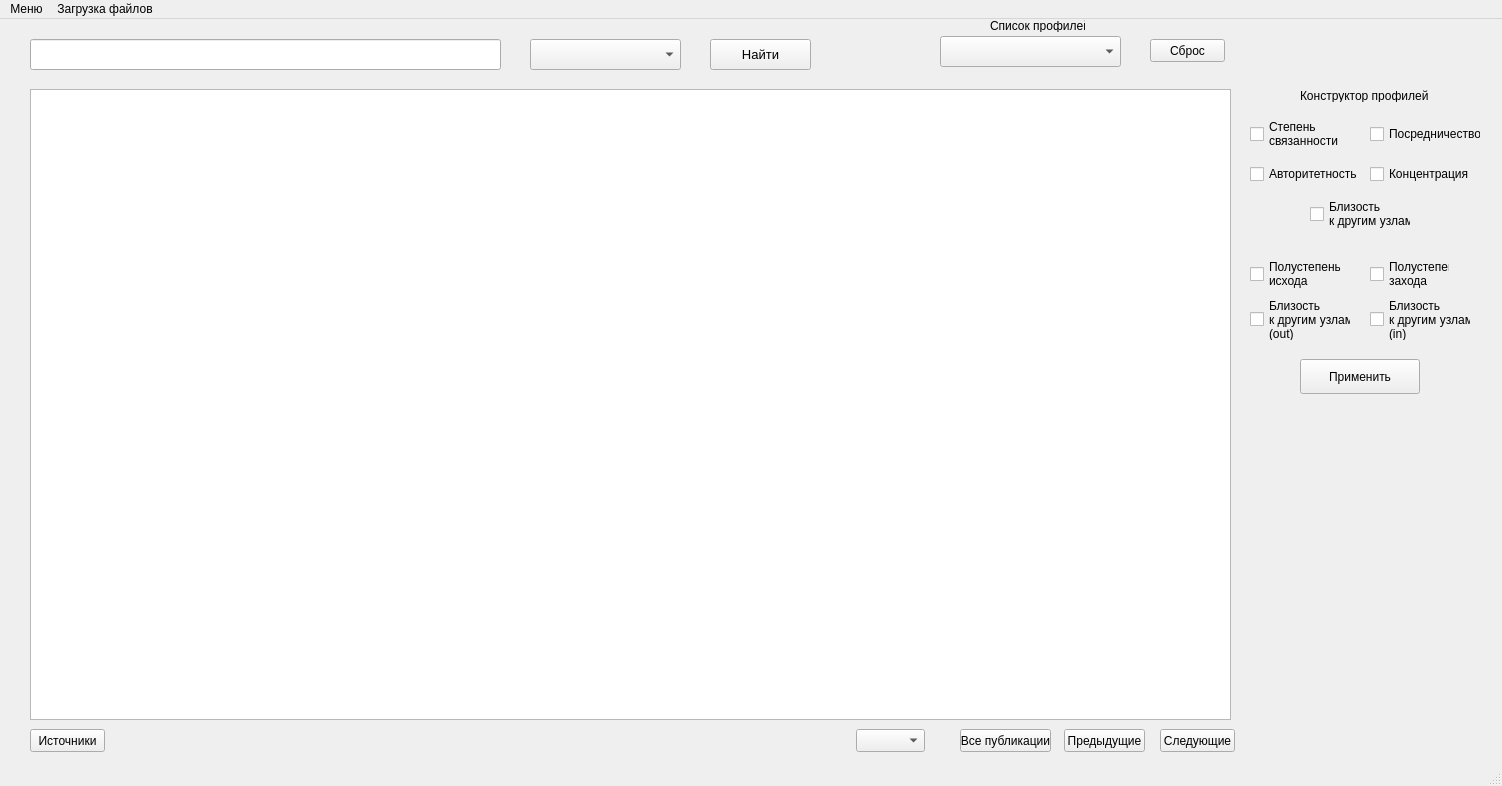
<?xml version="1.0" encoding="UTF-8"?>
<ui version="4.0">
 <class>MainWindow</class>
 <widget class="QMainWindow" name="MainWindow">
  <property name="geometry">
   <rect>
    <x>0</x>
    <y>0</y>
    <width>1502</width>
    <height>786</height>
   </rect>
  </property>
  <property name="windowTitle">
   <string>Генератор списка источников информации в сетях цитирования</string>
  </property>
  <property name="documentMode">
   <bool>false</bool>
  </property>
  <widget class="QWidget" name="centralwidget">
   <widget class="QComboBox" name="comboBox">
    <property name="geometry">
     <rect>
      <x>940</x>
      <y>17</y>
      <width>181</width>
      <height>31</height>
     </rect>
    </property>
    <property name="font">
     <font>
      <pointsize>10</pointsize>
     </font>
    </property>
    <property name="statusTip">
     <string/>
    </property>
    <property name="whatsThis">
     <string>Профили</string>
    </property>
    <property name="editable">
     <bool>false</bool>
    </property>
    <property name="currentText">
     <string/>
    </property>
   </widget>
   <widget class="QTableWidget" name="tableWidget">
    <property name="geometry">
     <rect>
      <x>30</x>
      <y>70</y>
      <width>1201</width>
      <height>631</height>
     </rect>
    </property>
    <property name="editTriggers">
     <set>QAbstractItemView::NoEditTriggers</set>
    </property>
    <property name="dragDropOverwriteMode">
     <bool>false</bool>
    </property>
    <property name="sortingEnabled">
     <bool>false</bool>
    </property>
    <attribute name="horizontalHeaderVisible">
     <bool>true</bool>
    </attribute>
    <attribute name="horizontalHeaderHighlightSections">
     <bool>true</bool>
    </attribute>
    <attribute name="verticalHeaderVisible">
     <bool>true</bool>
    </attribute>
    <attribute name="verticalHeaderHighlightSections">
     <bool>true</bool>
    </attribute>
   </widget>
   <widget class="QLineEdit" name="lineEdit">
    <property name="geometry">
     <rect>
      <x>30</x>
      <y>20</y>
      <width>471</width>
      <height>31</height>
     </rect>
    </property>
    <property name="inputMask">
     <string/>
    </property>
    <property name="text">
     <string/>
    </property>
    <property name="placeholderText">
     <string/>
    </property>
    <property name="clearButtonEnabled">
     <bool>true</bool>
    </property>
   </widget>
   <widget class="QPushButton" name="pushButton">
    <property name="geometry">
     <rect>
      <x>710</x>
      <y>20</y>
      <width>101</width>
      <height>31</height>
     </rect>
    </property>
    <property name="font">
     <font>
      <pointsize>10</pointsize>
     </font>
    </property>
    <property name="text">
     <string>Найти</string>
    </property>
   </widget>
   <widget class="QComboBox" name="comboBox_2">
    <property name="geometry">
     <rect>
      <x>530</x>
      <y>20</y>
      <width>151</width>
      <height>31</height>
     </rect>
    </property>
    <property name="font">
     <font>
      <pointsize>10</pointsize>
     </font>
    </property>
   </widget>
   <widget class="QLabel" name="label">
    <property name="geometry">
     <rect>
      <x>990</x>
      <y>0</y>
      <width>95</width>
      <height>13</height>
     </rect>
    </property>
    <property name="text">
     <string>Список профилей</string>
    </property>
   </widget>
   <widget class="QPushButton" name="next_button">
    <property name="geometry">
     <rect>
      <x>1160</x>
      <y>710</y>
      <width>75</width>
      <height>23</height>
     </rect>
    </property>
    <property name="text">
     <string>Следующие</string>
    </property>
   </widget>
   <widget class="QPushButton" name="previous_button">
    <property name="geometry">
     <rect>
      <x>1064</x>
      <y>710</y>
      <width>81</width>
      <height>23</height>
     </rect>
    </property>
    <property name="text">
     <string>Предыдущие</string>
    </property>
   </widget>
   <widget class="QPushButton" name="all_articles">
    <property name="geometry">
     <rect>
      <x>1150</x>
      <y>20</y>
      <width>75</width>
      <height>23</height>
     </rect>
    </property>
    <property name="text">
     <string>Сброс</string>
    </property>
   </widget>
   <widget class="QPushButton" name="pushButton_2">
    <property name="geometry">
     <rect>
      <x>30</x>
      <y>710</y>
      <width>75</width>
      <height>23</height>
     </rect>
    </property>
    <property name="text">
     <string>Источники</string>
    </property>
   </widget>
   <widget class="QCheckBox" name="degree_checkBox">
    <property name="geometry">
     <rect>
      <x>1250</x>
      <y>100</y>
      <width>91</width>
      <height>30</height>
     </rect>
    </property>
    <property name="text">
     <string>Степень 
связанности</string>
    </property>
   </widget>
   <widget class="QCheckBox" name="betw_checkBox_2">
    <property name="geometry">
     <rect>
      <x>1370</x>
      <y>100</y>
      <width>111</width>
      <height>30</height>
     </rect>
    </property>
    <property name="text">
     <string>Посредничество</string>
    </property>
   </widget>
   <widget class="QCheckBox" name="auth_checkBox_3">
    <property name="geometry">
     <rect>
      <x>1250</x>
      <y>140</y>
      <width>111</width>
      <height>30</height>
     </rect>
    </property>
    <property name="text">
     <string>Авторитетность</string>
    </property>
   </widget>
   <widget class="QCheckBox" name="hub_checkBox_4">
    <property name="geometry">
     <rect>
      <x>1370</x>
      <y>140</y>
      <width>101</width>
      <height>30</height>
     </rect>
    </property>
    <property name="text">
     <string>Концентрация</string>
    </property>
   </widget>
   <widget class="QCheckBox" name="clos_checkBox_5">
    <property name="geometry">
     <rect>
      <x>1310</x>
      <y>180</y>
      <width>101</width>
      <height>30</height>
     </rect>
    </property>
    <property name="text">
     <string>Близость
к другим узлам</string>
    </property>
   </widget>
   <widget class="QCheckBox" name="deg_out_checkBox_6">
    <property name="geometry">
     <rect>
      <x>1250</x>
      <y>240</y>
      <width>91</width>
      <height>30</height>
     </rect>
    </property>
    <property name="text">
     <string>Полустепень
исхода</string>
    </property>
   </widget>
   <widget class="QLabel" name="label_2">
    <property name="geometry">
     <rect>
      <x>1300</x>
      <y>70</y>
      <width>130</width>
      <height>13</height>
     </rect>
    </property>
    <property name="text">
     <string>Конструктор профилей</string>
    </property>
   </widget>
   <widget class="QCheckBox" name="deg_in_checkBox_7">
    <property name="geometry">
     <rect>
      <x>1370</x>
      <y>240</y>
      <width>80</width>
      <height>30</height>
     </rect>
    </property>
    <property name="text">
     <string>Полустепень 
захода</string>
    </property>
   </widget>
   <widget class="QCheckBox" name="clos_out_checkBox_8">
    <property name="geometry">
     <rect>
      <x>1250</x>
      <y>280</y>
      <width>101</width>
      <height>41</height>
     </rect>
    </property>
    <property name="text">
     <string>Близость
к другим узлам
(out)</string>
    </property>
   </widget>
   <widget class="QCheckBox" name="clos_in_checkBox_9">
    <property name="geometry">
     <rect>
      <x>1370</x>
      <y>280</y>
      <width>101</width>
      <height>41</height>
     </rect>
    </property>
    <property name="text">
     <string>Близость
к другим узлам
(in)</string>
    </property>
   </widget>
   <widget class="QPushButton" name="constr_pushButton">
    <property name="geometry">
     <rect>
      <x>1300</x>
      <y>340</y>
      <width>120</width>
      <height>35</height>
     </rect>
    </property>
    <property name="text">
     <string>Применить</string>
    </property>
   </widget>
   <widget class="QPushButton" name="all_articles_2">
    <property name="geometry">
     <rect>
      <x>960</x>
      <y>710</y>
      <width>91</width>
      <height>23</height>
     </rect>
    </property>
    <property name="text">
     <string>Все публикации</string>
    </property>
   </widget>
   <widget class="QComboBox" name="comboBox_3">
    <property name="geometry">
     <rect>
      <x>856</x>
      <y>710</y>
      <width>69</width>
      <height>23</height>
     </rect>
    </property>
   </widget>
  </widget>
  <widget class="QMenuBar" name="menubar">
   <property name="geometry">
    <rect>
     <x>0</x>
     <y>0</y>
     <width>1502</width>
     <height>21</height>
    </rect>
   </property>
   <widget class="QMenu" name="menu">
    <property name="title">
     <string>Меню</string>
    </property>
    <addaction name="separator"/>
    <addaction name="action_excel"/>
   </widget>
   <widget class="QMenu" name="load_menu">
    <property name="title">
     <string>Загрузка файлов</string>
    </property>
    <addaction name="articles_load"/>
    <addaction name="network_load"/>
   </widget>
   <addaction name="menu"/>
   <addaction name="load_menu"/>
  </widget>
  <widget class="QStatusBar" name="statusbar"/>
  <action name="action_excel">
   <property name="text">
    <string>Сохранить в excel</string>
   </property>
  </action>
  <action name="action_2">
   <property name="text">
    <string>Открыть файл</string>
   </property>
  </action>
  <action name="articles_load">
   <property name="text">
    <string>Загрузить выборку публикаций</string>
   </property>
  </action>
  <action name="network_load">
   <property name="text">
    <string>Загрузить файл публикаций</string>
   </property>
  </action>
 </widget>
 <resources/>
 <connections/>
</ui>
